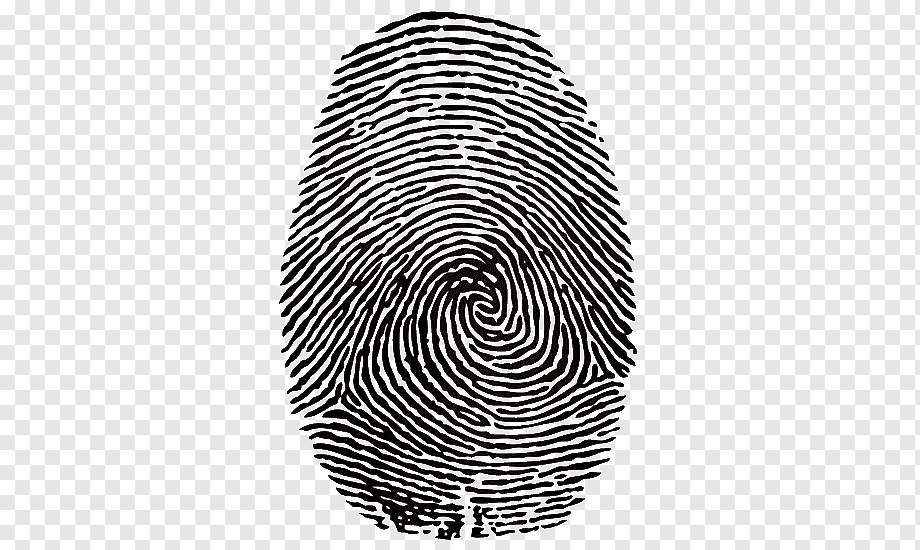
#> input picture 0.jpg, 920 x 550 px; its folder holds 4 pictures in this run
$ python bot.py
#> lines starting #> are read from the running program, lines starting #| are printed output that depends on the picture
import cv2 as cv
import numpy as np
import matplotlib.pyplot as plt


def gray(img):
	gr = 0.2126 * img[..., 2] + 0.7152 * img[..., 1] + 0.0722 * img[..., 0]
	return gr


def Gabor(size=111, Sigma=1.5, Gamma=1.2, Liambda=3, Pce=0, ug=0):

	dim = size // 2


	gabor = np.zeros((size, size), dtype=np.float32)


	for y in range(size):
		for x in range(size):

			px = x - dim
			py = y - dim


			te = ug / 180. * np.pi


			xx = np.cos(te) * px + np.sin(te) * py


			yy = -np.sin(te) * px + np.cos(te) * py


			gabor[y, x] = np.exp(-(xx**2 + Gamma**2 * yy**2) / (2 * Sigma**2)) * np.cos(2*np.pi*xx/Liambda + Pce)


	gabor /= np.sum(np.abs(gabor))

	return gabor


def GaborFilter(gr, size=111, Sigma=1.5, Gamma=1.2, Liambda=3, Pce=0, ug=0):

    H, W = gr.shape


    res = np.zeros((H, W), dtype=np.float32)


    gabor = Gabor(size=size, Sigma=Sigma, Gamma=Gamma, Liambda=Liambda, Pce=0, ug=ug)
    plt.imshow(gabor)
    plt.show()


    res = cv.filter2D(gr, -1, gabor)

    res = np.clip(res, 0, 255)
    res = res.astype(np.uint8)

    return res


def process(img):

    H, W, _ = img.shape


    gr = gray(img).astype(np.float32)


    angles = [0,30,60,90,120,150]


    res = np.zeros([H, W], dtype=np.float32)


    for i, A in enumerate(angles):

        resu = GaborFilter(gr, size=111, Sigma=1.5, Gamma=1.2, Liambda=3, ug = A)

        plt.imshow( resu, cmap = 'gray')
        plt.show()


        res += resu


    res = res / res.max() * 255
    res = res.astype(np.uint8)

    return res


for i in range(0,4):
    img = cv.imread(str(i)+'.jpg').astype(np.float32)
    res = process(img)
#> the loop in process, `for i, A in enumerate(angles): ` made 6 passes
#> pass 1, in GaborFilter, `plt.show()`:
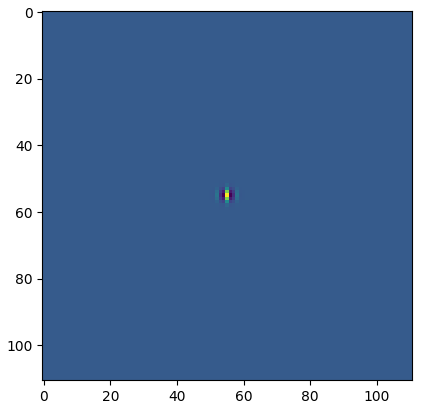
#> figure drawn by matplotlib, 1 panel
#> pass 1, in GaborFilter, `res = cv.filter2D(gr, -1, gabor)`:
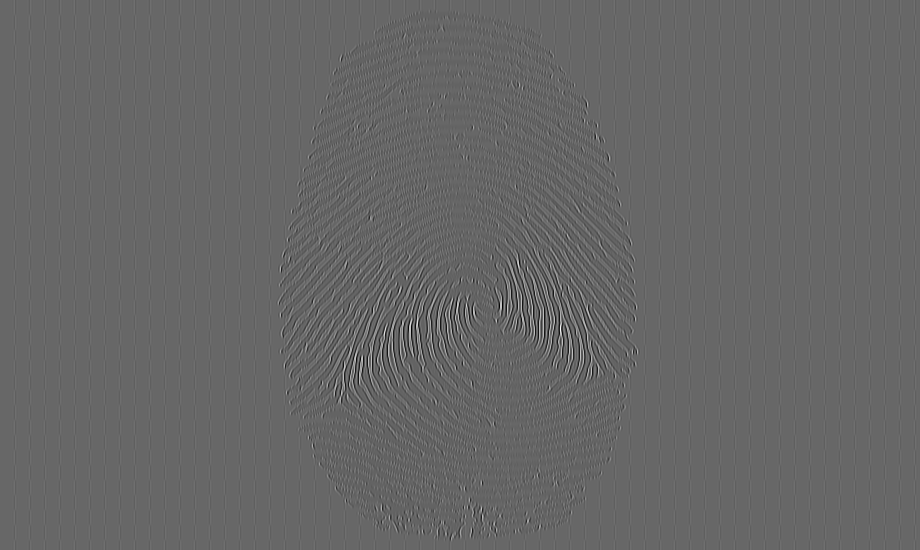
#> res: shape (550, 920) float32; min -61.61, max 96.35, mean 2.2; drawn with min black and max white
#> pass 1, in GaborFilter, `res = np.clip(res, 0, 255)`:
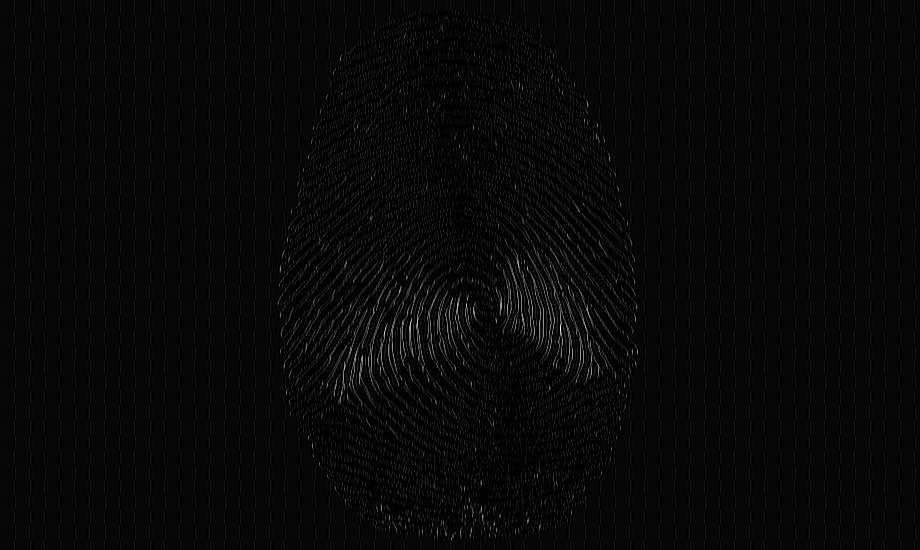
#> res: shape (550, 920) float32; min 0, max 96.35, mean 3.1; drawn with min black and max white
#> pass 2, in GaborFilter (call 2), `plt.show()`:
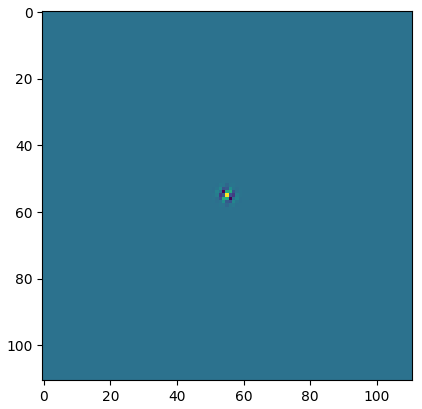
#> figure drawn by matplotlib, 1 panel
#> pass 2, in process, `plt.show()`:
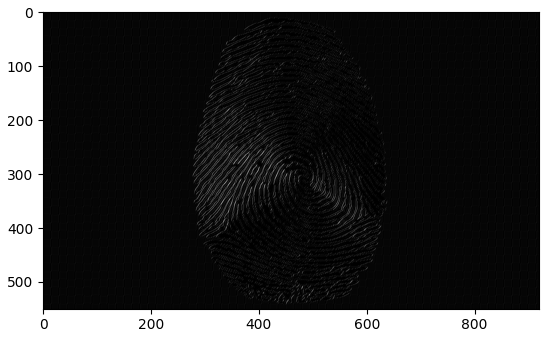
#> figure drawn by matplotlib, 1 panel
#> after the loop in process, `for i, A in enumerate(angles):`:
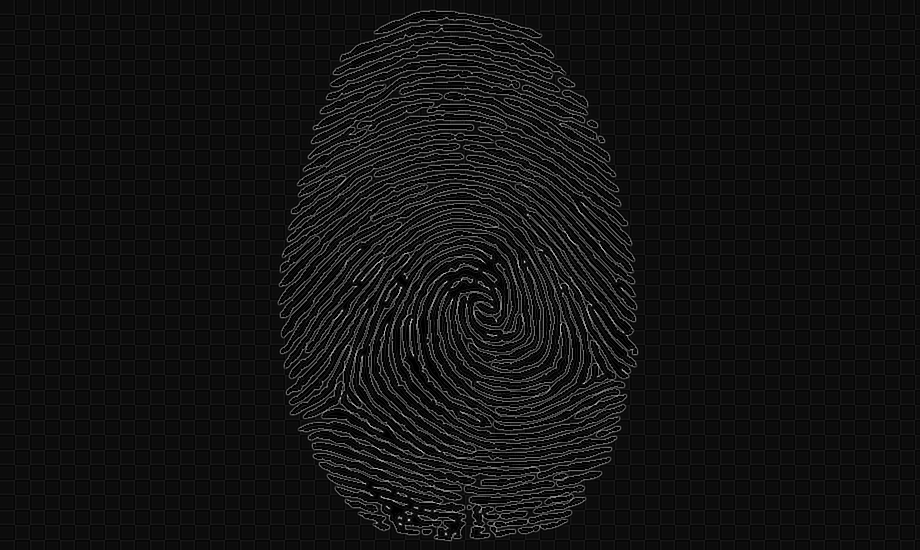
#> res: shape (550, 920) float32; min 0, max 228, mean 18.7
    cv.imwrite(str(i)+"result.jpg", res)
#> pass 2 of the loop `for i in range(0,4):`:
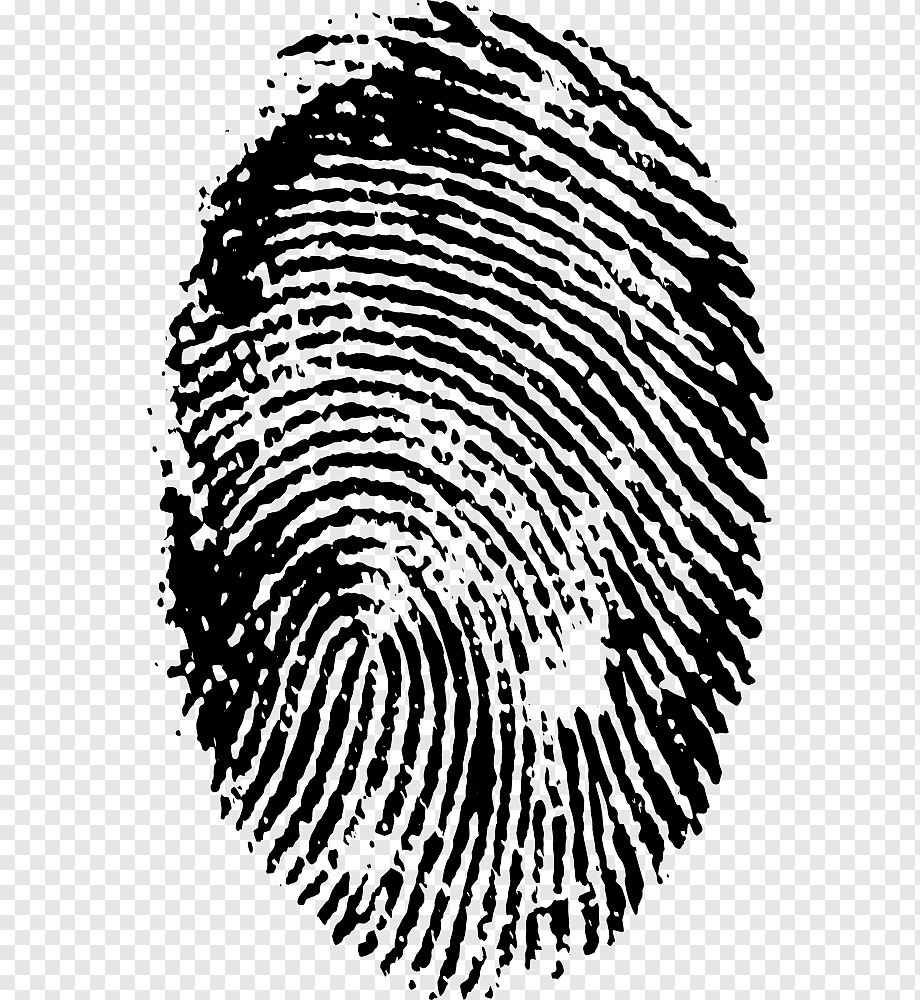
#> input picture 1.jpg, 920 x 1000 px
#> img: shape (1000, 920, 3) float32
#> gr: shape (1000, 920) float32
#> the loop in process (call 2), `for i, A in enumerate(angles): ` made 6 passes
#> pass 1, in GaborFilter (call 7), `res = cv.filter2D(gr, -1, gabor)`:
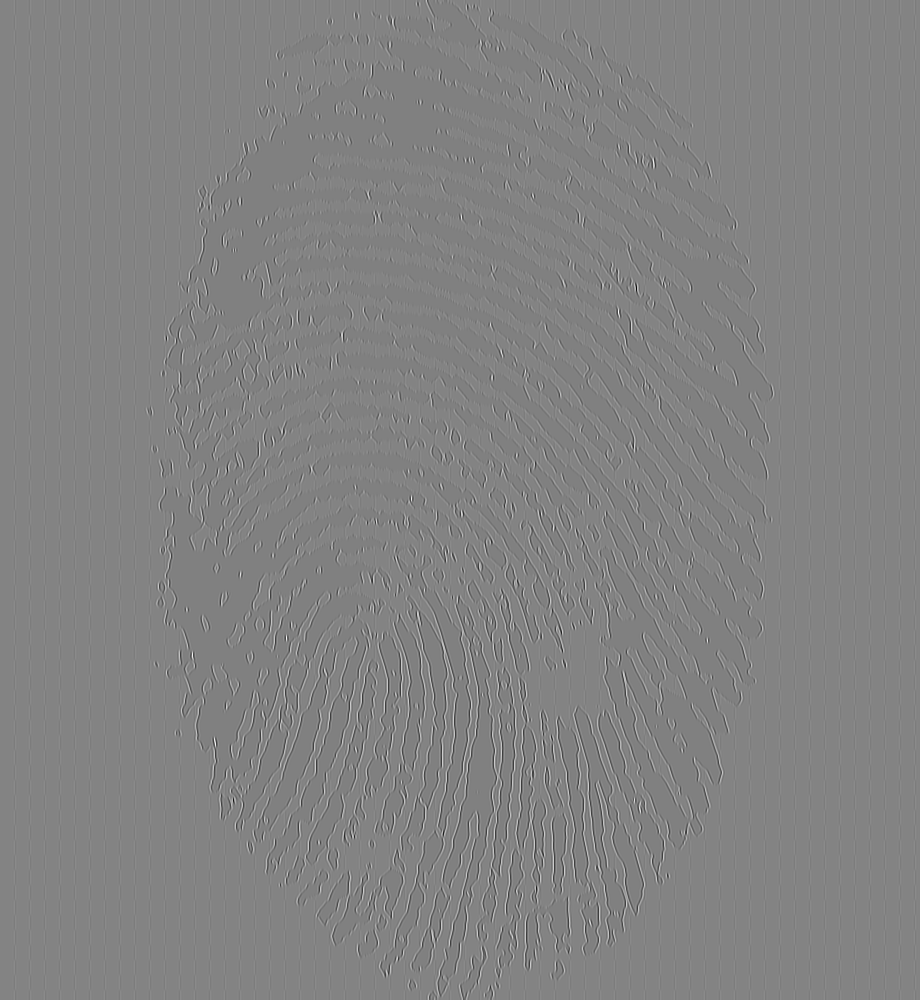
#> res: shape (1000, 920) float32; min -92.74, max 91.78, mean 1.9; drawn with min black and max white
#> after the loop in process (call 2), `for i, A in enumerate(angles):`:
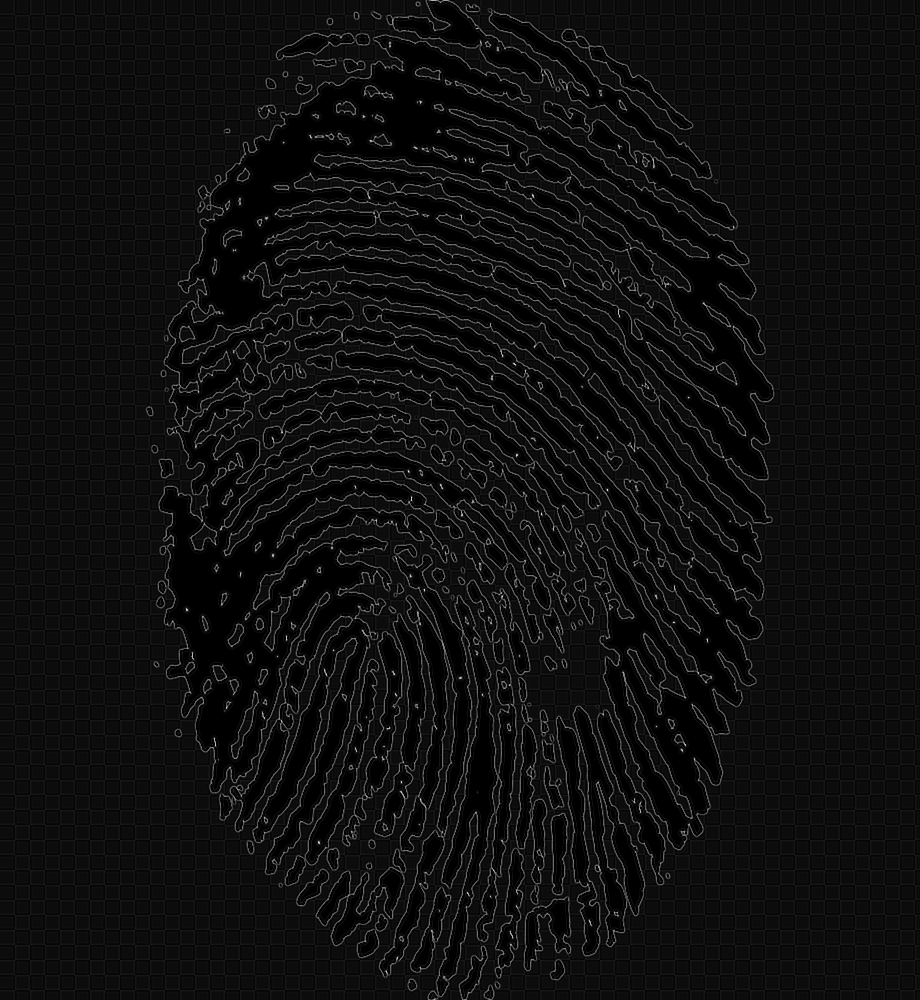
#> res: shape (1000, 920) float32; min 0, max 229, mean 15.1
#> pass 3 of the loop `for i in range(0,4):`:
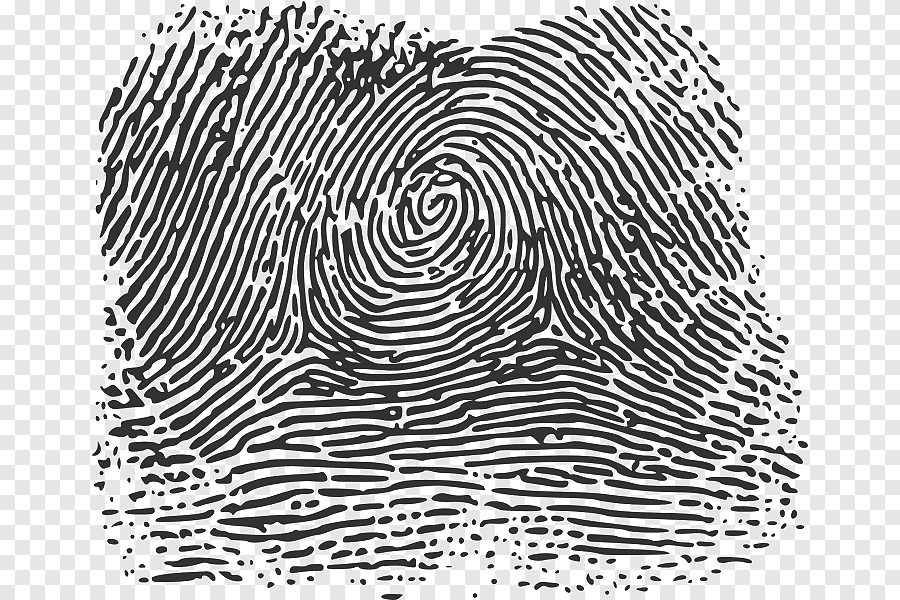
#> input picture 2.jpg, 900 x 600 px
#> img: shape (600, 900, 3) float32
#> gr: shape (600, 900) float32
#> the loop in process (call 3), `for i, A in enumerate(angles): ` made 6 passes
#> pass 1, in GaborFilter (call 13), `res = cv.filter2D(gr, -1, gabor)`:
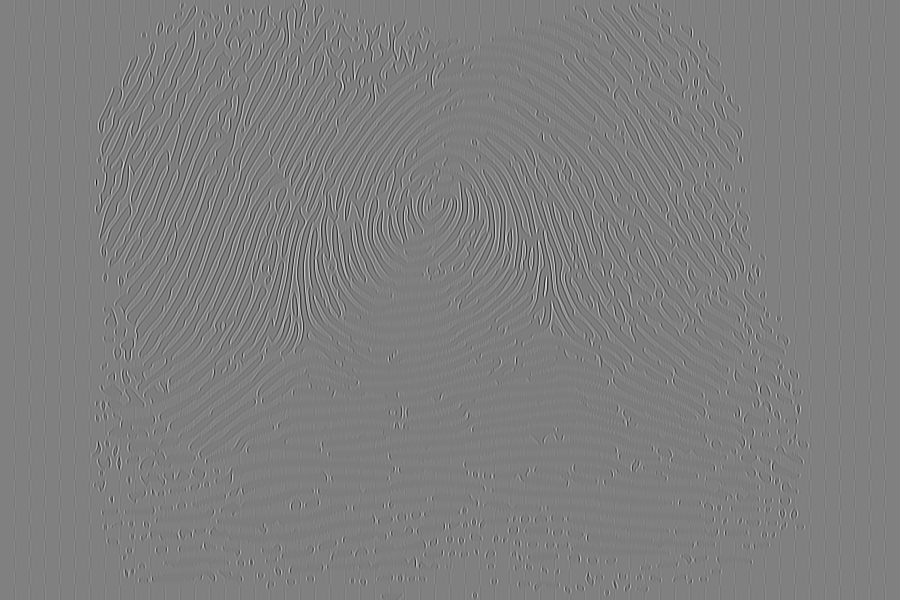
#> res: shape (600, 900) float32; min -75.78, max 79.76, mean 1.9; drawn with min black and max white
#> after the loop in process (call 3), `for i, A in enumerate(angles):`:
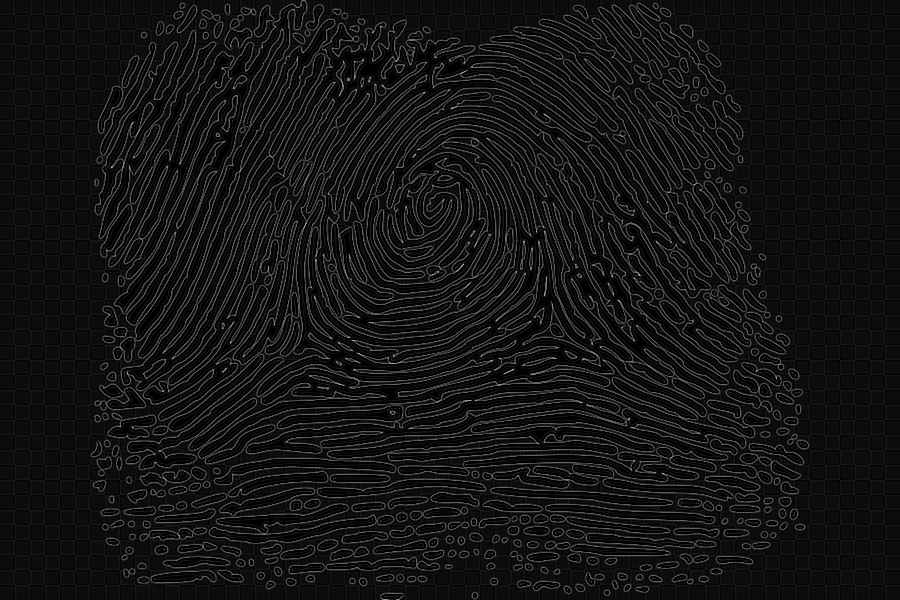
#> res: shape (600, 900) float32; min 0, max 181, mean 20.4
#> the loop made 4 passes; the first 3 are shown
